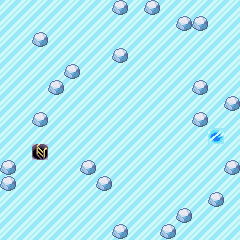

This is a level from a 2D game, rendered from its Tiled map with the project's own tilesets. A one-line summary and the complete map file follow:
An orthogonal 15x15 tile map with 16x16 px tiles, 1 tile layer (Tile Layer 1).

<map version="1.0" orientation="orthogonal" renderorder="right-down" width="15" height="15" tilewidth="16" tileheight="16" nextobjectid="1"> <tileset firstgid="1" name="Ice" tilewidth="16" tileheight="16" tilecount="10" columns="0">  <tile id="0">   <image width="16" height="16" source="../tilesheets/ice.png" />  </tile>  <tile id="1">   <properties>    <property name="flag" type="int" value="4" />   </properties>   <image width="16" height="16" source="../tilesheets/ice_rock.png" />  </tile>  <tile id="2">   <properties>    <property name="flag" type="int" value="1" />   </properties>   <image width="16" height="16" source="../tilesheets/ice_thin.png" />  </tile>  <tile id="3">   <image width="16" height="16" source="../tilesheets/ice_crack.png" />  </tile>  <tile id="4">   <image width="16" height="16" source="../tilesheets/ice_hole.png" />  </tile>  <tile id="5">   <properties>    <property name="flag" type="int" value="2" />   </properties>   <image width="16" height="16" source="../tilesheets/ladder_down.png" />  </tile>  <tile id="6">   <properties>    <property name="flag" type="int" value="8" />   </properties>   <image width="16" height="16" source="../tilesheets/ice_left.png" />  </tile>  <tile id="7">   <properties>    <property name="flag" type="int" value="16" />   </properties>   <image width="16" height="16" source="../tilesheets/ice_right.png" />  </tile>  <tile id="8">   <properties>    <property name="flag" type="int" value="32" />   </properties>   <image width="16" height="16" source="../tilesheets/ice_up.png" />  </tile>  <tile id="9">   <properties>    <property name="flag" type="int" value="64" />   </properties>   <image width="16" height="16" source="../tilesheets/ice_down.png" />  </tile> </tileset> <layer name="Tile Layer 1" width="15" height="15">  <data encoding="csv">1,1,1,1,1,1,1,2,1,2,1,1,1,1,1,1,1,1,1,1,1,1,1,1,1,1,2,2,1,1,1,1,2,1,1,1,1,1,1,1,1,1,1,1,1,1,1,1,1,1,1,1,2,1,1,1,1,1,1,1,1,1,1,1,2,1,1,1,1,1,1,1,1,1,1,1,1,1,2,1,1,1,1,1,1,1,1,2,1,1,1,1,1,1,1,1,1,1,1,1,1,1,1,1,2,1,1,2,1,1,1,1,1,1,1,1,1,2,1,1,1,1,1,1,1,1,1,1,1,1,1,1,1,3,1,1,1,6,1,1,1,1,1,1,1,1,1,1,1,1,2,1,1,1,1,2,1,1,1,1,1,1,1,1,2,2,1,1,1,1,1,2,1,1,1,1,1,1,1,1,1,1,1,1,1,1,1,1,1,1,1,1,1,2,1,1,1,1,1,1,1,1,1,1,1,1,2,1,1,1,1,1,1,1,1,1,1,2,1,1,2,1,1,1,1</data> </layer></map>